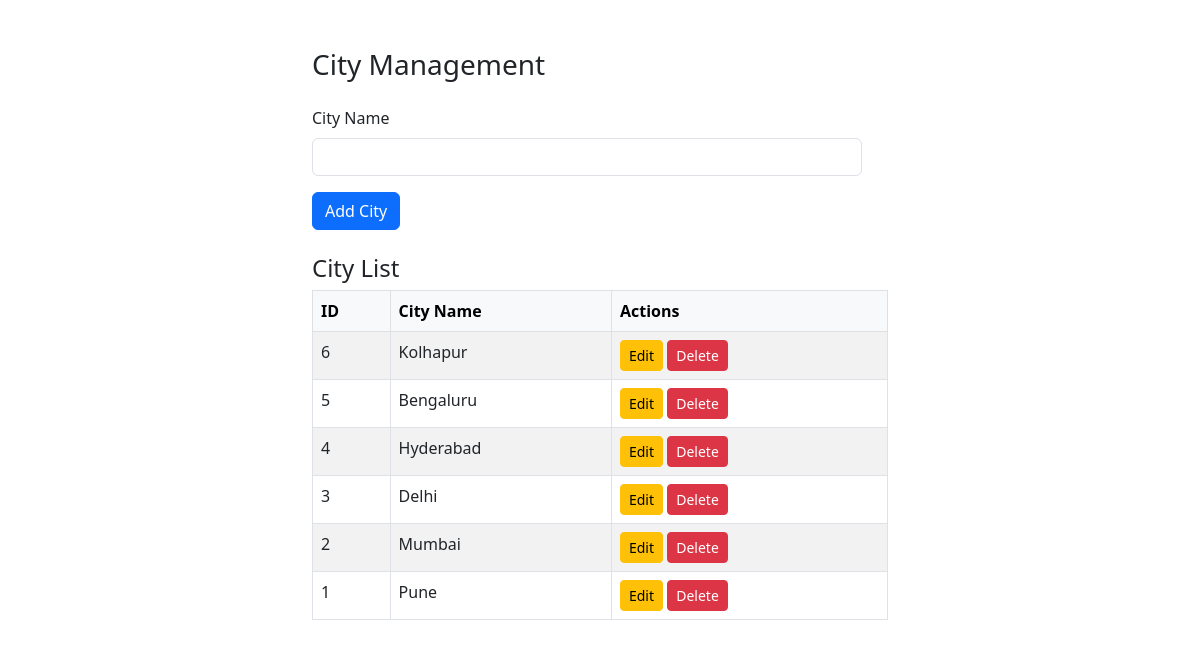
Screenshot of /manage_city.php with the database file from the repository.
### tables this page shows
CREATE TABLE `cities` (
  `id` int(11) NOT NULL,
  `city_name` varchar(100) NOT NULL
);

### manage_city.php (the view, shortened to what this page needs)
<?php
include 'db.php';
$edit_city = null;
?>
<!DOCTYPE html>
<html lang="en">
<head>
    <link href="https://cdn.jsdelivr.net/npm/bootstrap@5.3.0/dist/css/bootstrap.min.css" rel="stylesheet">
</head>
<body>
<div class="container mt-5" style="width:600px;">
    <h3 class="mb-4">City Management </h3>
    <form method="POST" class="mb-4" style="width:550px;">
        <div class="mb-3">
            <label for="city_name" class="form-label">City Name</label>
            <input type="text" class="form-control" name="city_name" id="city_name"
                   value="<?= $edit_city['city_name'] ?? '' ?>" required>
        </div>
        <?php if ($edit_city): ?>
            <button type="submit" name="update_city" class="btn btn-info">Update City</button>
            <a href="manage_city.php" class="btn btn-secondary">Cancel</a>
        <?php else: ?>
            <button type="submit" name="add_city" class="btn btn-primary">Add City</button>
        <?php endif; ?>
    </form>
    <h4>City List</h4>
    <table class="table table-bordered table-striped">
        <thead class="table-light">
        <tr>
            <th>ID</th>
            <th>City Name</th>
            <th>Actions</th>
        </tr>
        </thead>
        <tbody>
        <?php
        $res = $conn->query("SELECT * FROM cities ORDER BY id DESC");
        if ($res->num_rows > 0):
            while ($row = $res->fetch_assoc()):
                ?>
                <tr>
                    <td><?= $row['id'] ?></td>
                    <td><?= $row['city_name'] ?></td>
                    <td>
                        <a href="?edit=<?= $row['id'] ?>" class="btn btn-sm btn-warning">Edit</a>
                        <a href="?delete=<?= $row['id'] ?>"
                           onclick="return confirm('Are you sure you want to delete this city?')"
                           class="btn btn-sm btn-danger">Delete</a>
                    </td>
                </tr>
            <?php endwhile;
        else: ?>
            <tr><td colspan="3" class="text-center">No cities found</td></tr>
        <?php endif; ?>
        </tbody>
    </table>
</div>
</body>
</html>

### rows the page displays
cities: id "6", city_name "Kolhapur"
cities: id "5", city_name "Bengaluru"
cities: id "4", city_name "Hyderabad"
cities: id "3", city_name "Delhi"
cities: id "2", city_name "Mumbai"
cities: id "1", city_name "Pune"
